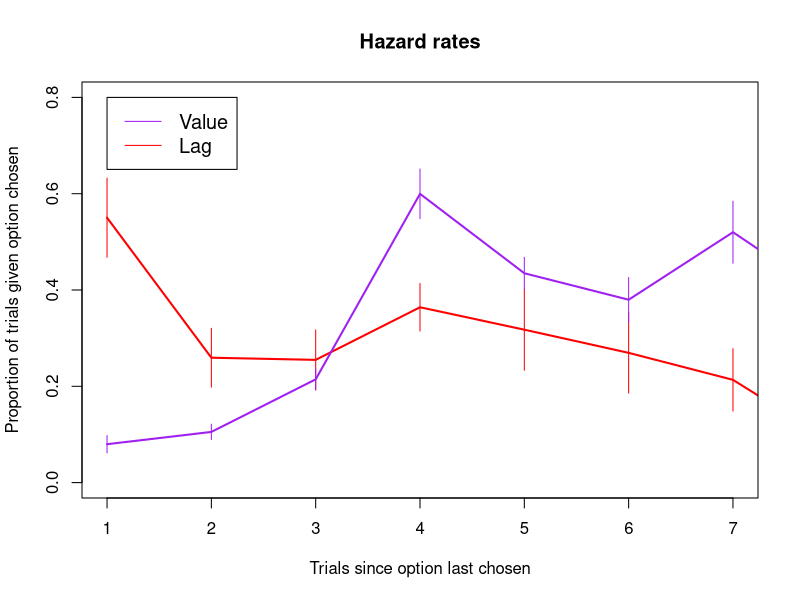

Reproduce this figure in R.






alldata <- read.table('baseline_children.txt', header=F)
#alldata <- read.table('bland.txt', header=F)

#alldata <- read.table('baseline_adults.txt', header=F)

#alldata <- read.table('novelty1_adults.txt', header=F)

#alldata <- read.table('novelty10_children.txt', header=F)

#alldata <- read.table('creatures10_children.txt', header=F)
#alldata <- read.table('creature1_children.txt', header=F)

#alldata <- read.table('baseline5-7.txt', header=F)

#alldata <- read.table('BL_NV_combined_children.txt', header=F)
#alldata <- read.table('BL_NV_combined_adults.txt', header=F)

# self.output_trial([self.subj, 'main', self.trial, self.cond, res, rt, payoff, self.earnings, self.creatures[int(res)], self.rewards])

names(alldata) <- c('subj', 'phase', 'trial', 'cond', 'res', 'rt', 'reward', 'total', 'image', 'r1', 'r2', 'r3', 'r4')

#alldata <- read.table('door_data.txt', header=F)

#names(alldata) <- c('subj', 'phase', 'trial', 'cond', 'res', 'rt', 'reward', 'total', 'image', 'door_loc', 'door_chose', 'r1', 'r2', 'r3', 'r4')


order_list <- NULL
order_list$subj <- unique(alldata$subj)
order_list$order <- order(unique(alldata$subj))

order_list <- as.data.frame(order_list)

alldata$order <- NULL
for (i in 1:length(alldata[,1])) {
	for (j in  1:length(order_list[,1])) {
		if (alldata[i,]$subj == order_list[j,]$subj) {
			alldata$order[i] <- order_list[j,]$order
		}
	}
}

# for graphing group data without the optimizers
# alldata <- alldata[alldata$subj != 62025,]
# alldata <- alldata[alldata$subj != 62026,]
# alldata <- alldata[alldata$subj != 62039,]
# alldata <- alldata[alldata$subj != 1111,]
# alldata <- alldata[alldata$subj != 1112,]
# alldata <- alldata[alldata$subj != 50020,]
# alldata <- alldata[alldata$subj != 50023,]
# alldata <- alldata[alldata$subj != 50018,]



# just for checking without those with bad memory performance
#alldata <- alldata[alldata$subj != 50029,]
#alldata <- alldata[alldata$subj != 50124,]
#alldata <- alldata[alldata$subj != 50031,]
#alldata <- alldata[alldata$subj != 50137,]
#alldata <- alldata[alldata$subj != 50138,]

maindata <- alldata[alldata$phase == 'main',]
testdata <- alldata[alldata$phase == 'test',]

maindata$stay <- NULL
maindata$prev_rew <- NULL

for (i in 1:length(maindata[,1])) {
    maindata$stay[i] <- as.numeric(maindata[i,]$res == maindata[i-1,]$res)
    
    maindata$prev_rew[i] <- maindata[i-1,]$reward
    
    if (maindata[i,]$trial == 1) { 
    	maindata$stay[i] <- 0 
    	maindata$prev_rew[i] <- -1
    	}
    
    }


maindata$nback <- NA
for (i in 2:length(maindata[,1])) {
    found <- 0
    for (j in seq(maindata[i,]$trial-1)) {
    	if ( (maindata[i,]$res == maindata[i-j,]$res) & (found == 0)) {
    		
    		maindata$nback[i] <- j
    		found = 1
    		}    		
    	}
    }
    

######################################################################

#kids
RL_subj <- c(62025, 62026, 62027, 50018, 50020, 50023, 50027, 
			 50028, 50122, 50123, 50124, 50030, 50136, 50137,
			 50139, 50140, 50141, 1000, 1001, 1003, 1007, 
			 1008, 1009, 1010, 1011, 1015, 2012, 1016, 1021, 
			 1023, 2014, 2018, 2019, 2020, 2021,
			 3092, 8120, 8122, 3098, 3100, 3101, 8123, 2105, 2106, 2107)

Lag_subj <- c(62021, 62022, 62023, 62024, 62028, 62029, 50019, 
			  50117, 50119, 50024, 50025, 50026, 50029, 50031, 
			  50032, 50033, 50034, 50138, 4105, 1004, 1013, 2011, 
			  2013, 1018, 2015, 2016, 2108)

random_subj <- c(50142, 1002, 1005, 1006, 1012, 1014, 2010, 1019, 1020, 2017, 3097)

door_subj <- c(3093, 3094, 3095, 8121, 3096, 3099, 3102, 3103, 3104, 8124, 8125, 8126, 8127, 
			   8128, 8129, 2109, 2110, 2111, 2112, 2113, 2114, 2115, 2116, 2117)


#####################################################################

RLdata <- maindata[maindata$subj %in% RL_subj,]
Lagdata <- maindata[maindata$subj %in% Lag_subj,]
Randdata <- maindata[maindata$subj %in% random_subj,]
Doordata <- maindata[maindata$subj %in% door_subj,]

#####################################################################



hazard_lengths <- tapply( RLdata$nback, list(RLdata$nback, RLdata$subj), length )
hazard_lengths[is.na(hazard_lengths)] <- 0

# cut out the zero row which is meaningless
hazard_lengths <- hazard_lengths[2:length(hazard_lengths[,1]),]

hazard_sums <- hazard_lengths

for (i in seq(2:length(hazard_lengths[,1]))) {
	
	hazard_sums[i,] <- colSums( hazard_lengths[i:length(hazard_lengths[,1]),] )

}

hazard_props <- hazard_lengths/hazard_sums
hazard_means <- rowMeans(hazard_props, na.rm=T)





library(matrixStats)

hazard_sds <- rowSds(hazard_props, na.rm=T)
hazard_Ns <- rowSums(!is.na(hazard_props))
hazard_ses <- hazard_sds/sqrt(hazard_Ns)

x= seq(10)
plot( hazard_means, type='l', xlim=c(1,7), main="Hazard rates", ylim=c(0.0,0.8), 
		col='red', ylab='Proportion of trials given option chosen',
		xlab='Trials since option last chosen', lwd=2)
segments(x, hazard_means[1:10]+hazard_ses[1:10], x, hazard_means[1:10]-hazard_ses[1:10], col='red')

#####################

hazard_lengths <- tapply( Lagdata$nback, list(Lagdata$nback, Lagdata$subj), length )
hazard_lengths[is.na(hazard_lengths)] <- 0

# cut out the zero row which is meaningless
hazard_lengths <- hazard_lengths[2:length(hazard_lengths[,1]),]
hazard_sums <- hazard_lengths

for (i in seq(2:length(hazard_lengths[,1]))) {
	
	hazard_sums[i,] <- colSums( hazard_lengths[i:length(hazard_lengths[,1]),] )

}


hazard_props <- hazard_lengths/hazard_sums

hazard_means <- rowMeans(hazard_props, na.rm=T)

library(matrixStats)

hazard_sds <- rowSds(hazard_props, na.rm=T)

hazard_Ns <- rowSums(!is.na(hazard_props))

hazard_ses <- hazard_sds/sqrt(hazard_Ns)

#x= seq(10)
#plot( hazard_means, type='l', xlim=c(0,10), main="Lag sims")
lines( hazard_means,  lwd=2, col='purple')
segments(x, hazard_means[1:10]+hazard_ses[1:10], x, hazard_means[1:10]-hazard_ses[1:10], col='purple')


legend(1, 0.8, c("Value", "Lag"), 
	   col = c("purple", "red"), 
	   lty = c(1,1), cex = 1.2)
